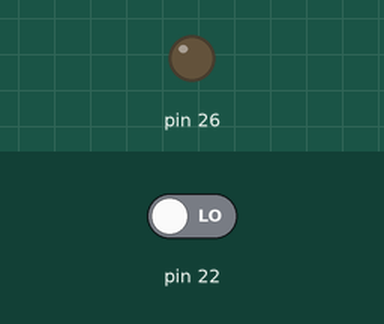
A sketch run on a simulated Arduino Mega 2560, built with avr-gcc and run on an emulated ATmega2560. Parts: output pins drawn as LEDs (lit = HIGH). The inputs (shaded band) are chosen by the test bench; at power-on: pin 22 LOW.

Above: at 1.2 s.
1.3 s: pin 22 driven HIGH
At 2.0 s:
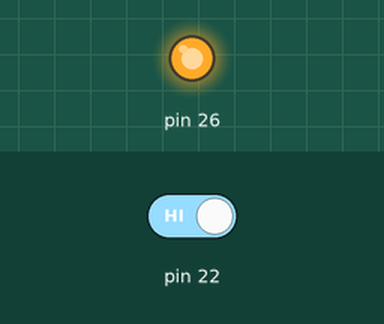
Timing chart, 0 to 4.3 s (numbered marks = the images above; inputs shaded):
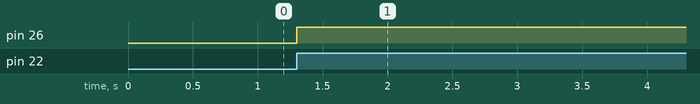

The sketch:

toggle_led_fancy.ino
```cpp
//int ledPin = 26;        // LED connected to digital pin 13
//int inPin = 22;

void setup() {
    //pinMode(ledPin, OUTPUT);   // sets the digital pin as output
    //pinMode(inPin, INPUT);
    DDRA |= ((0 << DDA0) | (1 << DDA4));
}

void loop() {
    if(PINA & (1 << PINA0))
    {
        //digitalWrite(ledPin, HIGH);
        PORTA |= (1 << PA4);
        delay(5000);
    }
    else
    {
        //digitalWrite(ledPin, LOW);
        PORTA &= ~ (1 << PA4);
    }
}
```

Measured:
- after the input at 1.3 s, pin 26: LOW → HIGH at once
